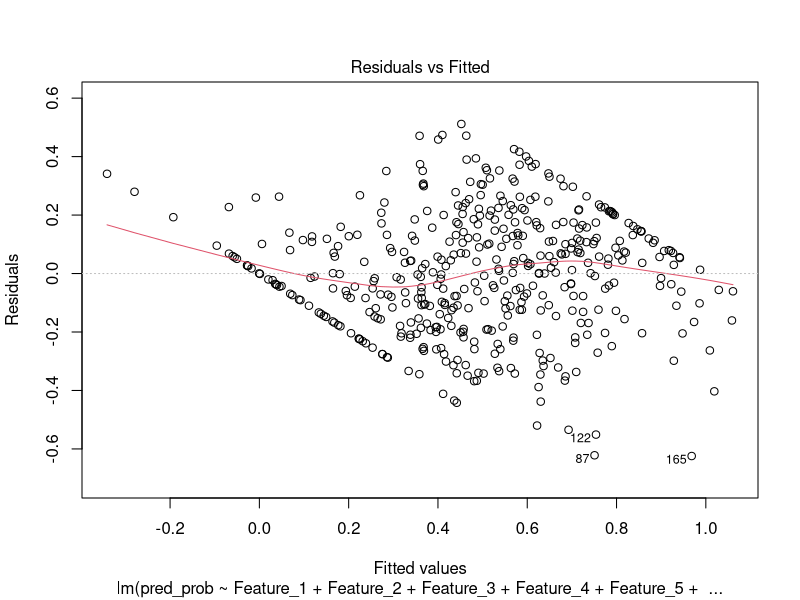
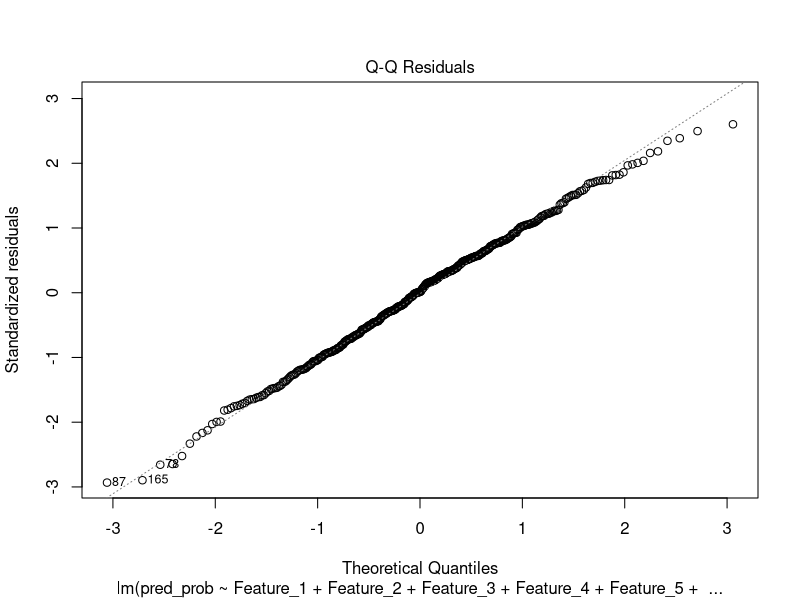
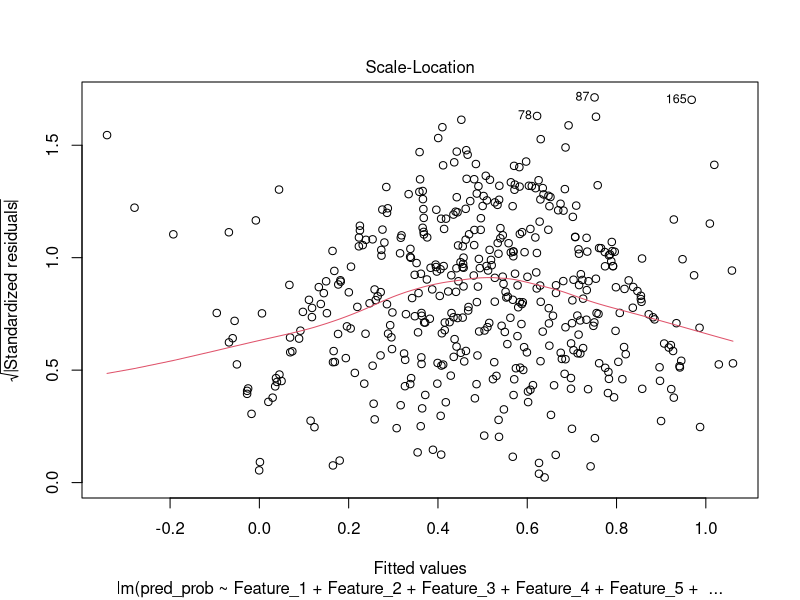
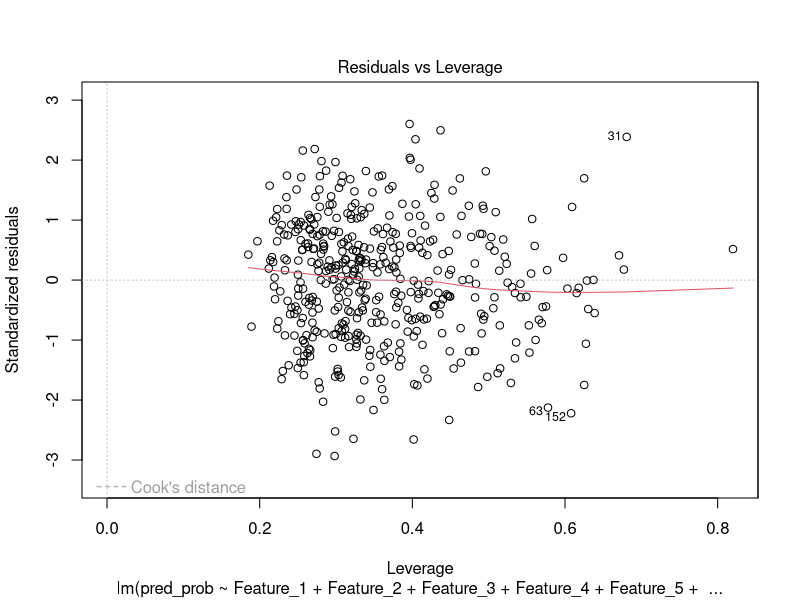
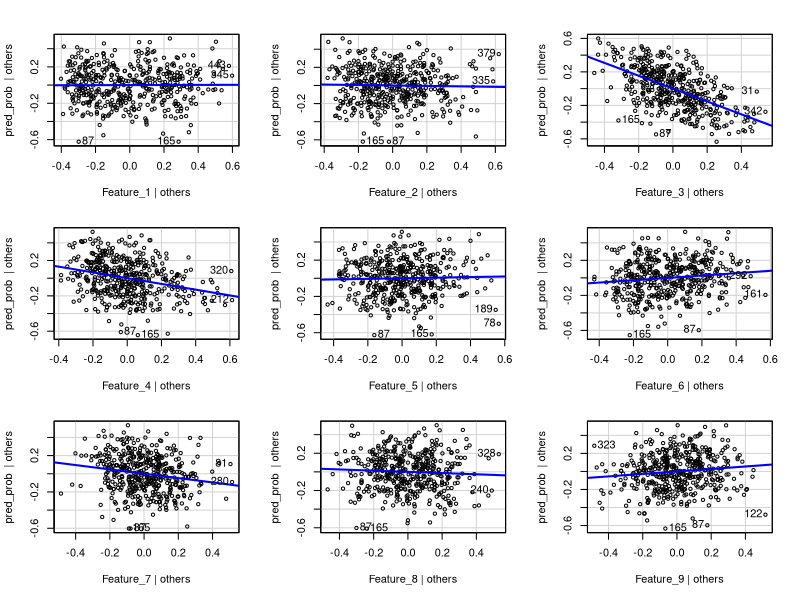
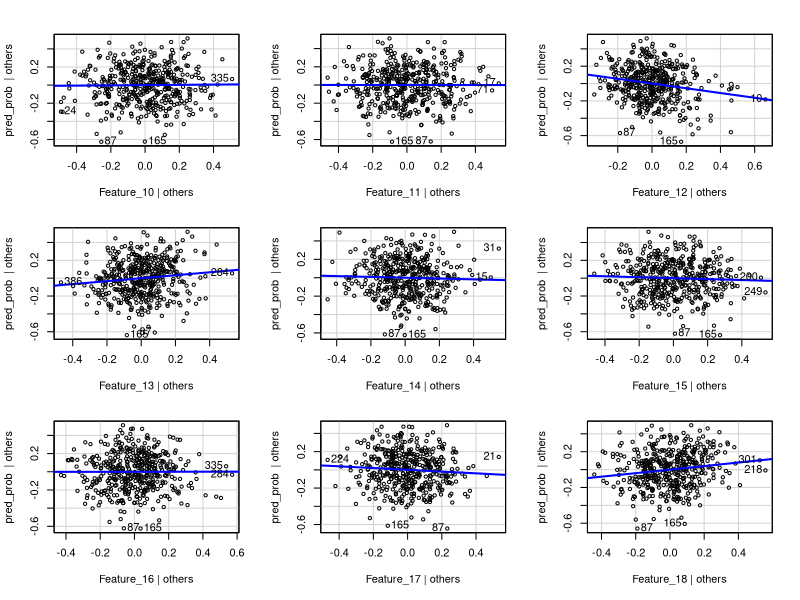
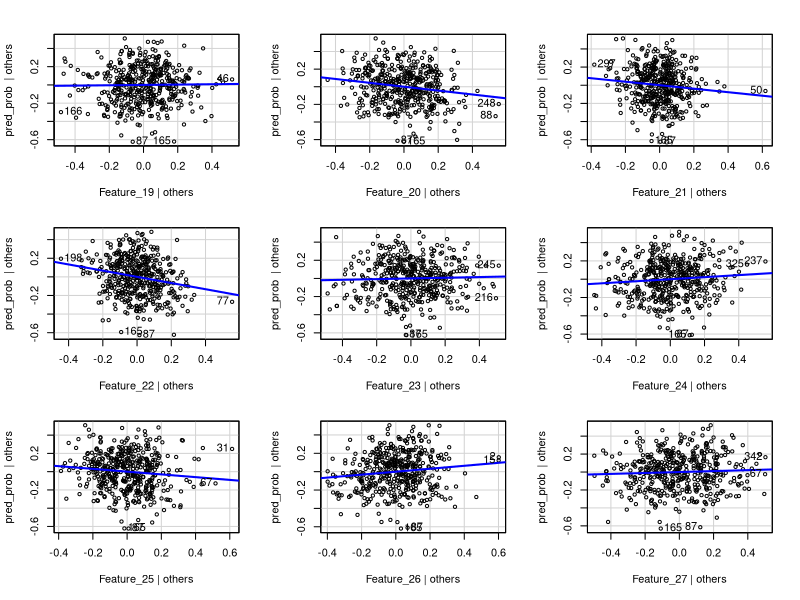
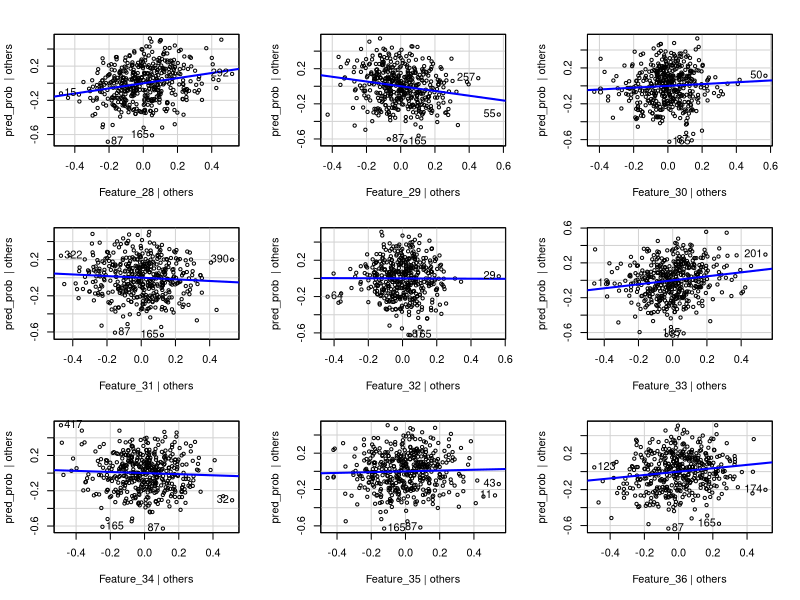

These charts were generated, in order, by the following R code: (Note: this script raises an error after producing the figures.)
## ---- chunk 1
knitr::opts_chunk$set(echo = TRUE)
## ---- chunk 2
# Load the required libraries
library(tidyverse)
library(caret)
library(MASS)
library(car)


## ---- chunk 3
# Load the dataset
data <- read.csv("pca_data_160.csv")  # Update with the actual CSV file name

# Display the structure of the loaded data
str(data)

## ---- chunk 4
# Load the dplyr package for data manipulation
library(dplyr)

# Normalize each feature to the range [0, 1]
normalized_data <- data %>%
  mutate(across(starts_with("Feature"), ~ (.-min(.)) / (max(.) - min(.))))

# Display the first few rows of the normalized data
head(normalized_data)


## ---- chunk 5
col_name <- NULL;
for (i in 1:160) {
  
  col_name <-  paste0(col_name,"Feature_", i,"+")
  #data[, col_name] <- boxcox(data[, paste0("Feature_", i)], lambda = NULL)$x
}
cat(col_name)
## ---- chunk 6
model_2  = lm(pred_prob ~ Feature_1+Feature_2+Feature_3+Feature_4+Feature_5+Feature_6+Feature_7+Feature_8+Feature_9+Feature_10+Feature_11+Feature_12+Feature_13+Feature_14+Feature_15+Feature_16+Feature_17+Feature_18+Feature_19+Feature_20+Feature_21+Feature_22+Feature_23+Feature_24+Feature_25+Feature_26+Feature_27+Feature_28+Feature_29+Feature_30+Feature_31+Feature_32+Feature_33+Feature_34+Feature_35+Feature_36+Feature_37+Feature_38+Feature_39+Feature_40+Feature_41+Feature_42+Feature_43+Feature_44+Feature_45+Feature_46+Feature_47+Feature_48+Feature_49+Feature_50+Feature_51+Feature_52+Feature_53+Feature_54+Feature_55+Feature_56+Feature_57+Feature_58+Feature_59+Feature_60+Feature_61+Feature_62+Feature_63+Feature_64+Feature_65+Feature_66+Feature_67+Feature_68+Feature_69+Feature_70+Feature_71+Feature_72+Feature_73+Feature_74+Feature_75+Feature_76+Feature_77+Feature_78+Feature_79+Feature_80+Feature_81+Feature_82+Feature_83+Feature_84+Feature_85+Feature_86+Feature_87+Feature_88+Feature_89+Feature_90+Feature_91+Feature_92+Feature_93+Feature_94+Feature_95+Feature_96+Feature_97+Feature_98+Feature_99+Feature_100+Feature_101+Feature_102+Feature_103+Feature_104+Feature_105+Feature_106+Feature_107+Feature_108+Feature_109+Feature_110+Feature_111+Feature_112+Feature_113+Feature_114+Feature_115+Feature_116+Feature_117+Feature_118+Feature_119+Feature_120+Feature_121+Feature_122+Feature_123+Feature_124+Feature_125+Feature_126+Feature_127+Feature_128+Feature_129+Feature_130+Feature_131+Feature_132+Feature_133+Feature_134+Feature_135+Feature_136+Feature_137+Feature_138+Feature_139+Feature_140+Feature_141+Feature_142+Feature_143+Feature_144+Feature_145+Feature_146+Feature_147+Feature_148+Feature_149+Feature_150+Feature_151+Feature_152+Feature_153+Feature_154+Feature_155+Feature_156+Feature_157+Feature_158+Feature_159+Feature_160, data = normalized_data)
summary(model_2)
## ---- chunk 7

plot(model_2)
## ---- chunk 8

residuals <- residuals(model_2)

# Create the AV plot
avPlots(model_2)

# Create the CR plot
crPlots(model_2)

## ---- chunk 9
# Apply Box-Cox transformation to the target variable (response) if needed
# For example, if you have a response variable named 'y', you can transform it like this:
# data$y_transformed <- boxcox(data$y, lambda = NULL)
# Uncomment and modify the above line based on your data

# Apply Box-Cox transformation to the features
# Assuming the transformed features are named 'Feature_1_transformed', ..., 'Feature_10_transformed'

boxcox(data[, paste0("Feature_1")], lambda = NULL)
for (i in 1:10) {
  boxcox(data[, paste0("Feature_", i)], lambda = NULL)
  #col_name <- paste0("Feature_", i, "_transformed")
  #data[, col_name] <- boxcox(data[, paste0("Feature_", i)], lambda = NULL)$x
}

# Define the list of transformed feature names
transformed_feature_names <- paste0("Feature_", 1:10, "_transformed")  # Adjust the range as needed

# Construct the formula for MLR
formula <- reformulate(transformed_feature_names, response = "y")

# Perform Multiple Linear Regression (MLR) using the transformed features
model <- lm(formula, data = data)

# Display the summary of the MLR model
summary(model)
